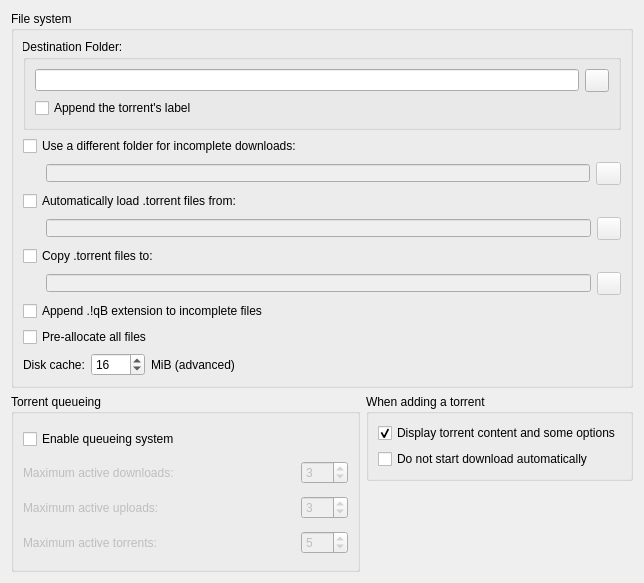
           <widget class="QWidget" name="scrollAreaWidgetContents_2">
            <property name="geometry">
             <rect>
              <x>0</x>
              <y>0</y>
              <width>644</width>
              <height>583</height>
             </rect>
            </property>
            <layout class="QVBoxLayout" name="verticalLayout_17">
             <item>
              <widget class="QGroupBox" name="fileSystemBox">
               <property name="sizePolicy">
                <sizepolicy hsizetype="Expanding" vsizetype="Preferred">
                 <horstretch>0</horstretch>
                 <verstretch>0</verstretch>
                </sizepolicy>
               </property>
               <property name="title">
                <string>File system</string>
               </property>
               <layout class="QVBoxLayout" name="verticalLayout_12">
                <item>
                 <widget class="QGroupBox" name="groupBox_3">
                  <property name="styleSheet">
                   <string>QGroupBox::title {
font-weight: normal;
margin-left: -3px;
}
QGroupBox {
  border-width: 0;
}</string>
                  </property>
                  <property name="title">
                   <string>Destination Folder:</string>
                  </property>
                  <layout class="QVBoxLayout" name="verticalLayout_26">
                   <item>
                    <layout class="QHBoxLayout" name="horizontalLayout_10">
                     <item>
                      <widget class="QLineEdit" name="textSavePath">
                       <property name="text">
                        <string/>
                       </property>
                      </widget>
                     </item>
                     <item>
                      <widget class="QToolButton" name="browseSaveDirButton">
                       <property name="enabled">
                        <bool>true</bool>
                       </property>
                       <property name="minimumSize">
                        <size>
                         <width>22</width>
                         <height>22</height>
                        </size>
                       </property>
                       <property name="maximumSize">
                        <size>
                         <width>25</width>
                         <height>27</height>
                        </size>
                       </property>
                       <property name="icon">
                        <iconset resource="../icons.qrc">
                         <normaloff>:/Icons/oxygen/browse.png</normaloff>:/Icons/oxygen/browse.png</iconset>
                       </property>
                      </widget>
                     </item>
                    </layout>
                   </item>
                   <item>
                    <widget class="QCheckBox" name="checkAppendLabel">
                     <property name="text">
                      <string>Append the torrent's label</string>
                     </property>
                    </widget>
                   </item>
                  </layout>
                 </widget>
                </item>
                <item>
                 <widget class="QCheckBox" name="checkTempFolder">
                  <property name="text">
                   <string>Use a different folder for incomplete downloads:</string>
                  </property>
                 </widget>
                </item>
                <item>
                 <layout class="QHBoxLayout" name="horizontalLayout_7">
                  <item>
                   <widget class="QLineEdit" name="textTempPath">
                    <property name="enabled">
                     <bool>false</bool>
                    </property>
                    <property name="styleSheet">
                     <string>QLineEdit {
  margin-left: 23px;
}</string>
                    </property>
                   </widget>
                  </item>
                  <item>
                   <widget class="QToolButton" name="browseTempDirButton">
                    <property name="enabled">
                     <bool>false</bool>
                    </property>
                    <property name="sizePolicy">
                     <sizepolicy hsizetype="Fixed" vsizetype="Fixed">
                      <horstretch>25</horstretch>
                      <verstretch>27</verstretch>
                     </sizepolicy>
                    </property>
                    <property name="minimumSize">
                     <size>
                      <width>22</width>
                      <height>22</height>
                     </size>
                    </property>
                    <property name="maximumSize">
                     <size>
                      <width>25</width>
                      <height>27</height>
                     </size>
                    </property>
                    <property name="icon">
                     <iconset resource="../icons.qrc">
                      <normaloff>:/Icons/oxygen/browse.png</normaloff>:/Icons/oxygen/browse.png</iconset>
                    </property>
                   </widget>
                  </item>
                 </layout>
                </item>
                <item>
                 <widget class="QCheckBox" name="checkScanDir">
                  <property name="text">
                   <string>Automatically load .torrent files from:</string>
                  </property>
                 </widget>
                </item>
                <item>
                 <layout class="QHBoxLayout">
                  <property name="spacing">
                   <number>6</number>
                  </property>
                  <property name="margin">
                   <number>0</number>
                  </property>
                  <item>
                   <widget class="QLineEdit" name="textScanDir">
                    <property name="enabled">
                     <bool>false</bool>
                    </property>
                    <property name="styleSheet">
                     <string>QLineEdit {
  margin-left: 23px;
}</string>
                    </property>
                   </widget>
                  </item>
                  <item>
                   <widget class="QToolButton" name="browseScanDirButton">
                    <property name="enabled">
                     <bool>false</bool>
                    </property>
                    <property name="minimumSize">
                     <size>
                      <width>22</width>
                      <height>22</height>
                     </size>
                    </property>
                    <property name="maximumSize">
                     <size>
                      <width>25</width>
                      <height>27</height>
                     </size>
                    </property>
                    <property name="icon">
                     <iconset resource="../icons.qrc">
                      <normaloff>:/Icons/oxygen/browse.png</normaloff>:/Icons/oxygen/browse.png</iconset>
                    </property>
                   </widget>
                  </item>
                 </layout>
                </item>
                <item>
                 <widget class="QCheckBox" name="checkExportDir">
                  <property name="text">
                   <string>Copy .torrent files to:</string>
                  </property>
                 </widget>
                </item>
                <item>
                 <layout class="QHBoxLayout" name="horizontalLayout_15">
                  <item>
                   <widget class="QLineEdit" name="textExportDir">
                    <property name="enabled">
                     <bool>false</bool>
                    </property>
                    <property name="styleSheet">
                     <string>QLineEdit {
  margin-left: 23px;
}</string>
                    </property>
                   </widget>
                  </item>
                  <item>
                   <widget class="QToolButton" name="browseExportDirButton">
                    <property name="enabled">
                     <bool>false</bool>
                    </property>
                    <property name="minimumSize">
                     <size>
                      <width>22</width>
                      <height>22</height>
                     </size>
                    </property>
                    <property name="maximumSize">
                     <size>
                      <width>25</width>
                      <height>27</height>
                     </size>
                    </property>
                    <property name="icon">
                     <iconset resource="../icons.qrc">
                      <normaloff>:/Icons/oxygen/browse.png</normaloff>:/Icons/oxygen/browse.png</iconset>
                    </property>
                   </widget>
                  </item>
                 </layout>
                </item>
                <item>
                 <widget class="QCheckBox" name="checkAppendqB">
                  <property name="text">
                   <string>Append .!qB extension to incomplete files</string>
                  </property>
                 </widget>
                </item>
                <item>
                 <widget class="QCheckBox" name="checkPreallocateAll">
                  <property name="text">
                   <string>Pre-allocate all files</string>
                  </property>
                 </widget>
                </item>
                <item>
                 <layout class="QHBoxLayout" name="horizontalLayout_9">
                  <item>
                   <widget class="QLabel" name="label_7">
                    <property name="text">
                     <string>Disk cache:</string>
                    </property>
                   </widget>
                  </item>
                  <item>
                   <widget class="QSpinBox" name="spinCache">
                    <property name="minimum">
                     <number>1</number>
                    </property>
                    <property name="maximum">
                     <number>9999</number>
                    </property>
                    <property name="value">
                     <number>16</number>
                    </property>
                   </widget>
                  </item>
                  <item>
                   <widget class="QLabel" name="label_8">
                    <property name="text">
                     <string>MiB (advanced)</string>
                    </property>
                   </widget>
                  </item>
                  <item>
                   <spacer name="horizontalSpacer_6">
                    <property name="orientation">
                     <enum>Qt::Horizontal</enum>
                    </property>
                    <property name="sizeHint" stdset="0">
                     <size>
                      <width>40</width>
                      <height>20</height>
                     </size>
                    </property>
                   </spacer>
                  </item>
                 </layout>
                </item>
               </layout>
              </widget>
             </item>
             <item>
              <layout class="QHBoxLayout" name="horizontalLayout_6">
               <item>
                <widget class="QGroupBox" name="groupQueueing">
                 <property name="title">
                  <string>Torrent queueing</string>
                 </property>
                 <layout class="QVBoxLayout" name="verticalLayout">
                  <item>
                   <widget class="QCheckBox" name="checkEnableQueueing">
                    <property name="text">
                     <string>Enable queueing system</string>
                    </property>
                   </widget>
                  </item>
                  <item>
                   <layout class="QHBoxLayout" name="_2">
                    <item>
                     <widget class="QLabel" name="label_max_active_dl">
                      <property name="enabled">
                       <bool>false</bool>
                      </property>
                      <property name="text">
                       <string>Maximum active downloads:</string>
                      </property>
                     </widget>
                    </item>
                    <item>
                     <spacer name="horizontalSpacer_7">
                      <property name="orientation">
                       <enum>Qt::Horizontal</enum>
                      </property>
                      <property name="sizeHint" stdset="0">
                       <size>
                        <width>40</width>
                        <height>20</height>
                       </size>
                      </property>
                     </spacer>
                    </item>
                    <item>
                     <widget class="QSpinBox" name="spinMaxActiveDownloads">
                      <property name="enabled">
                       <bool>false</bool>
                      </property>
                      <property name="minimum">
                       <number>-1</number>
                      </property>
                      <property name="maximum">
                       <number>999</number>
                      </property>
                      <property name="value">
                       <number>3</number>
                      </property>
                     </widget>
                    </item>
                   </layout>
                  </item>
                  <item>
                   <layout class="QHBoxLayout" name="_6">
                    <item>
                     <widget class="QLabel" name="label_max_active_up">
                      <property name="enabled">
                       <bool>false</bool>
                      </property>
                      <property name="text">
                       <string>Maximum active uploads:</string>
                      </property>
                     </widget>
                    </item>
                    <item>
                     <spacer>
                      <property name="orientation">
                       <enum>Qt::Horizontal</enum>
                      </property>
                      <property name="sizeHint" stdset="0">
                       <size>
                        <width>40</width>
                        <height>20</height>
                       </size>
                      </property>
                     </spacer>
                    </item>
                    <item>
                     <widget class="QSpinBox" name="spinMaxActiveUploads">
                      <property name="enabled">
                       <bool>false</bool>
                      </property>
                      <property name="minimum">
                       <number>-1</number>
                      </property>
                      <property name="maximum">
                       <number>999</number>
                      </property>
                      <property name="value">
                       <number>3</number>
                      </property>
                     </widget>
                    </item>
                   </layout>
                  </item>
                  <item>
                   <layout class="QHBoxLayout" name="_7">
                    <item>
                     <widget class="QLabel" name="maxActiveTorrents_lbl">
                      <property name="enabled">
                       <bool>false</bool>
                      </property>
                      <property name="text">
                       <string>Maximum active torrents:</string>
                      </property>
                     </widget>
                    </item>
                    <item>
                     <spacer>
                      <property name="orientation">
                       <enum>Qt::Horizontal</enum>
                      </property>
                      <property name="sizeHint" stdset="0">
                       <size>
                        <width>381</width>
                        <height>20</height>
                       </size>
                      </property>
                     </spacer>
                    </item>
                    <item>
                     <widget class="QSpinBox" name="spinMaxActiveTorrents">
                      <property name="enabled">
                       <bool>false</bool>
                      </property>
                      <property name="minimum">
                       <number>-1</number>
                      </property>
                      <property name="maximum">
                       <number>999</number>
                      </property>
                      <property name="value">
                       <number>5</number>
                      </property>
                     </widget>
                    </item>
                   </layout>
                  </item>
                 </layout>
                </widget>
               </item>
               <item>
                <layout class="QVBoxLayout" name="verticalLayout_11">
                 <item>
                  <widget class="QGroupBox" name="torrentAdditionBox">
                   <property name="sizePolicy">
                    <sizepolicy hsizetype="Expanding" vsizetype="Preferred">
                     <horstretch>0</horstretch>
                     <verstretch>0</verstretch>
                    </sizepolicy>
                   </property>
                   <property name="title">
                    <string>When adding a torrent</string>
                   </property>
                   <layout class="QVBoxLayout" name="verticalLayout_5">
                    <item>
                     <layout class="QHBoxLayout" name="horizontalLayout_4">
                      <item>
                       <widget class="QCheckBox" name="checkAdditionDialog">
                        <property name="text">
                         <string>Display torrent content and some options</string>
                        </property>
                        <property name="checked">
                         <bool>true</bool>
                        </property>
                       </widget>
                      </item>
                      <item>
                       <spacer name="horizontalSpacer_2">
                        <property name="orientation">
                         <enum>Qt::Horizontal</enum>
                        </property>
                        <property name="sizeHint" stdset="0">
                         <size>
                          <width>40</width>
                          <height>20</height>
                         </size>
                        </property>
                       </spacer>
                      </item>
                     </layout>
                    </item>
                    <item>
                     <layout class="QHBoxLayout" name="horizontalLayout_5">
                      <item>
                       <widget class="QCheckBox" name="checkStartPaused">
                        <property name="text">
                         <string comment="The torrent will be added to download list in pause state">Do not start download automatically</string>
                        </property>
                       </widget>
                      </item>
                      <item>
                       <spacer name="horizontalSpacer_3">
                        <property name="orientation">
                         <enum>Qt::Horizontal</enum>
                        </property>
                        <property name="sizeHint" stdset="0">
                         <size>
                          <width>40</width>
                          <height>20</height>
                         </size>
                        </property>
                       </spacer>
                      </item>
                     </layout>
                    </item>
                   </layout>
                  </widget>
                 </item>
                 <item>
                  <spacer name="verticalSpacer_5">
                   <property name="orientation">
                    <enum>Qt::Vertical</enum>
                   </property>
                   <property name="sizeHint" stdset="0">
                    <size>
                     <width>20</width>
                     <height>40</height>
                    </size>
                   </property>
                  </spacer>
                 </item>
                </layout>
               </item>
              </layout>
             </item>
            </layout>
           </widget>
